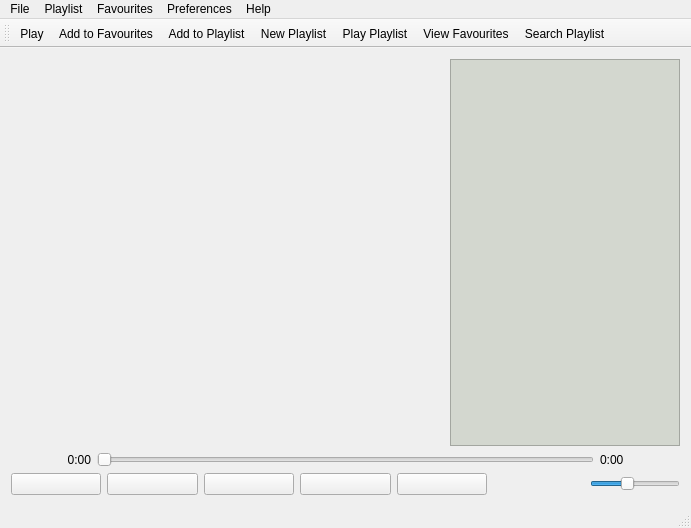
<?xml version="1.0" encoding="UTF-8"?>
<ui version="4.0">
 <class>MainWindow</class>
 <widget class="QMainWindow" name="MainWindow">
  <property name="enabled">
   <bool>true</bool>
  </property>
  <property name="geometry">
   <rect>
    <x>0</x>
    <y>0</y>
    <width>691</width>
    <height>528</height>
   </rect>
  </property>
  <property name="windowTitle">
   <string>Jive Music Player</string>
  </property>
  <property name="windowIcon">
   <iconset>
    <normaloff>../../resources/images/app_icon.png</normaloff>../../resources/images/app_icon.png</iconset>
  </property>
  <property name="styleSheet">
   <string notr="true"/>
  </property>
  <widget class="QWidget" name="centralWidget">
   <property name="sizePolicy">
    <sizepolicy hsizetype="Maximum" vsizetype="Maximum">
     <horstretch>0</horstretch>
     <verstretch>0</verstretch>
    </sizepolicy>
   </property>
   <layout class="QVBoxLayout" name="verticalLayout">
    <item>
     <layout class="QHBoxLayout" name="horizontalLayout">
      <item>
       <widget class="QLabel" name="songThumbnail">
        <property name="styleSheet">
         <string notr="true"/>
        </property>
        <property name="text">
         <string/>
        </property>
        <property name="pixmap">
         <pixmap>../../resources/images/Welcome.png</pixmap>
        </property>
        <property name="scaledContents">
         <bool>false</bool>
        </property>
        <property name="alignment">
         <set>Qt::AlignCenter</set>
        </property>
       </widget>
      </item>
      <item>
       <widget class="QListView" name="playlistView">
        <property name="minimumSize">
         <size>
          <width>230</width>
          <height>0</height>
         </size>
        </property>
        <property name="maximumSize">
         <size>
          <width>230</width>
          <height>16777215</height>
         </size>
        </property>
        <property name="styleSheet">
         <string notr="true">background-color: rgb(211, 215, 207);</string>
        </property>
       </widget>
      </item>
     </layout>
    </item>
    <item>
     <layout class="QHBoxLayout" name="horizontalLayout_4">
      <item>
       <widget class="QLabel" name="currentTimeLabel">
        <property name="minimumSize">
         <size>
          <width>80</width>
          <height>0</height>
         </size>
        </property>
        <property name="text">
         <string>0:00</string>
        </property>
        <property name="alignment">
         <set>Qt::AlignRight|Qt::AlignTrailing|Qt::AlignVCenter</set>
        </property>
       </widget>
      </item>
      <item>
       <widget class="QSlider" name="timeSlider">
        <property name="orientation">
         <enum>Qt::Horizontal</enum>
        </property>
       </widget>
      </item>
      <item>
       <widget class="QLabel" name="totalTimeLabel">
        <property name="minimumSize">
         <size>
          <width>80</width>
          <height>0</height>
         </size>
        </property>
        <property name="text">
         <string>0:00</string>
        </property>
        <property name="alignment">
         <set>Qt::AlignLeading|Qt::AlignLeft|Qt::AlignVCenter</set>
        </property>
       </widget>
      </item>
     </layout>
    </item>
    <item>
     <layout class="QHBoxLayout" name="horizontalLayout_5">
      <item>
       <widget class="QPushButton" name="previousButton">
        <property name="text">
         <string/>
        </property>
        <property name="icon">
         <iconset>
          <normaloff>../../resources/images/previous.png</normaloff>../../resources/images/previous.png</iconset>
        </property>
       </widget>
      </item>
      <item>
       <widget class="QPushButton" name="playButton">
        <property name="enabled">
         <bool>true</bool>
        </property>
        <property name="text">
         <string/>
        </property>
        <property name="icon">
         <iconset>
          <normaloff>../../resources/images/play.png</normaloff>../../resources/images/play.png</iconset>
        </property>
        <property name="checkable">
         <bool>false</bool>
        </property>
        <property name="autoDefault">
         <bool>false</bool>
        </property>
        <property name="default">
         <bool>false</bool>
        </property>
        <property name="flat">
         <bool>false</bool>
        </property>
       </widget>
      </item>
      <item>
       <widget class="QPushButton" name="stopButton">
        <property name="text">
         <string/>
        </property>
        <property name="icon">
         <iconset>
          <normaloff>../../resources/images/stop.png</normaloff>../../resources/images/stop.png</iconset>
        </property>
       </widget>
      </item>
      <item>
       <widget class="QPushButton" name="nextButton">
        <property name="text">
         <string/>
        </property>
        <property name="icon">
         <iconset>
          <normaloff>../../resources/images/next.png</normaloff>../../resources/images/next.png</iconset>
        </property>
       </widget>
      </item>
      <item>
       <widget class="QPushButton" name="loopButton">
        <property name="text">
         <string/>
        </property>
        <property name="icon">
         <iconset>
          <normaloff>../../resources/images/loop.png</normaloff>../../resources/images/loop.png</iconset>
        </property>
       </widget>
      </item>
      <item>
       <widget class="QLabel" name="volume">
        <property name="text">
         <string/>
        </property>
        <property name="textFormat">
         <enum>Qt::PlainText</enum>
        </property>
        <property name="pixmap">
         <pixmap>../../resources/images/volume-down.png</pixmap>
        </property>
        <property name="alignment">
         <set>Qt::AlignCenter</set>
        </property>
       </widget>
      </item>
      <item>
       <widget class="QSlider" name="volumeSlider">
        <property name="sizePolicy">
         <sizepolicy hsizetype="Preferred" vsizetype="Fixed">
          <horstretch>0</horstretch>
          <verstretch>0</verstretch>
         </sizepolicy>
        </property>
        <property name="autoFillBackground">
         <bool>false</bool>
        </property>
        <property name="styleSheet">
         <string notr="true"/>
        </property>
        <property name="maximum">
         <number>100</number>
        </property>
        <property name="value">
         <number>40</number>
        </property>
        <property name="orientation">
         <enum>Qt::Horizontal</enum>
        </property>
       </widget>
      </item>
     </layout>
    </item>
   </layout>
  </widget>
  <widget class="QMenuBar" name="menuBar">
   <property name="geometry">
    <rect>
     <x>0</x>
     <y>0</y>
     <width>691</width>
     <height>22</height>
    </rect>
   </property>
   <widget class="QMenu" name="menuFIle">
    <property name="title">
     <string>File</string>
    </property>
    <addaction name="menuPlay"/>
    <addaction name="add_to_fav"/>
    <addaction name="add_to_playlist"/>
    <addaction name="separator"/>
    <addaction name="exit_player"/>
   </widget>
   <widget class="QMenu" name="menuPlaylists">
    <property name="title">
     <string>Playlist</string>
    </property>
    <addaction name="new_playlist"/>
    <addaction name="play_playlist"/>
    <addaction name="delete_playlist"/>
    <addaction name="search_playlist"/>
   </widget>
   <widget class="QMenu" name="menuFavourites">
    <property name="title">
     <string>Favourites</string>
    </property>
    <addaction name="view_fav"/>
   </widget>
   <widget class="QMenu" name="menuHelp">
    <property name="title">
     <string>Help</string>
    </property>
    <addaction name="about"/>
   </widget>
   <widget class="QMenu" name="menuPreferences">
    <property name="title">
     <string>Preferences</string>
    </property>
    <widget class="QMenu" name="menuTheme">
     <property name="title">
      <string>Theme</string>
     </property>
     <addaction name="actionDefault"/>
     <addaction name="actionFusion"/>
    </widget>
    <addaction name="menuTheme"/>
   </widget>
   <addaction name="menuFIle"/>
   <addaction name="menuPlaylists"/>
   <addaction name="menuFavourites"/>
   <addaction name="menuPreferences"/>
   <addaction name="menuHelp"/>
  </widget>
  <widget class="QStatusBar" name="statusBar"/>
  <widget class="QToolBar" name="toolBar">
   <property name="windowTitle">
    <string>toolBar</string>
   </property>
   <attribute name="toolBarArea">
    <enum>TopToolBarArea</enum>
   </attribute>
   <attribute name="toolBarBreak">
    <bool>false</bool>
   </attribute>
   <addaction name="menuPlay"/>
   <addaction name="add_to_fav"/>
   <addaction name="add_to_playlist"/>
   <addaction name="new_playlist"/>
   <addaction name="play_playlist"/>
   <addaction name="view_fav"/>
   <addaction name="search_playlist"/>
  </widget>
  <action name="menuPlay">
   <property name="icon">
    <iconset>
     <normaloff>../../resources/images/play_tool.png</normaloff>../../resources/images/play_tool.png</iconset>
   </property>
   <property name="text">
    <string>Play</string>
   </property>
  </action>
  <action name="create_playlist">
   <property name="text">
    <string>Create Playlist</string>
   </property>
  </action>
  <action name="view_playlist">
   <property name="text">
    <string>View PLaylists</string>
   </property>
  </action>
  <action name="add_to_fav">
   <property name="icon">
    <iconset>
     <normaloff>../../resources/images/add_fav.png</normaloff>../../resources/images/add_fav.png</iconset>
   </property>
   <property name="text">
    <string>Add to Favourites</string>
   </property>
  </action>
  <action name="add_to_playlist">
   <property name="icon">
    <iconset>
     <normaloff>../../resources/images/playlist_add.png</normaloff>../../resources/images/playlist_add.png</iconset>
   </property>
   <property name="text">
    <string>Add to Playlist</string>
   </property>
  </action>
  <action name="exit_player">
   <property name="icon">
    <iconset>
     <normaloff>../../resources/images/exit.png</normaloff>../../resources/images/exit.png</iconset>
   </property>
   <property name="text">
    <string>Exit</string>
   </property>
   <property name="shortcut">
    <string>Ctrl+Q</string>
   </property>
  </action>
  <action name="new_playlist">
   <property name="icon">
    <iconset>
     <normaloff>../../resources/images/new_playlist.png</normaloff>../../resources/images/new_playlist.png</iconset>
   </property>
   <property name="text">
    <string>New Playlist</string>
   </property>
  </action>
  <action name="play_playlist">
   <property name="icon">
    <iconset>
     <normaloff>../../resources/images/playlist_play.png</normaloff>../../resources/images/playlist_play.png</iconset>
   </property>
   <property name="text">
    <string>Play Playlist</string>
   </property>
  </action>
  <action name="about">
   <property name="icon">
    <iconset>
     <normaloff>../../resources/images/about.png</normaloff>../../resources/images/about.png</iconset>
   </property>
   <property name="text">
    <string>About</string>
   </property>
  </action>
  <action name="actionOpen_file">
   <property name="text">
    <string>Open file..</string>
   </property>
  </action>
  <action name="actionDefault">
   <property name="text">
    <string>Default</string>
   </property>
  </action>
  <action name="actionFusion">
   <property name="text">
    <string>Fusion</string>
   </property>
  </action>
  <action name="delete_playlist">
   <property name="icon">
    <iconset>
     <normaloff>../../resources/images/exit.png</normaloff>../../resources/images/exit.png</iconset>
   </property>
   <property name="text">
    <string>Delete Playlist</string>
   </property>
  </action>
  <action name="view_fav">
   <property name="icon">
    <iconset>
     <normaloff>../../resources/images/fav.png</normaloff>../../resources/images/fav.png</iconset>
   </property>
   <property name="text">
    <string>View Favourites</string>
   </property>
  </action>
  <action name="search_playlist">
   <property name="icon">
    <iconset>
     <normaloff>../../resources/images/search.png</normaloff>../../resources/images/search.png</iconset>
   </property>
   <property name="text">
    <string>Search Playlist</string>
   </property>
  </action>
 </widget>
 <layoutdefault spacing="6" margin="11"/>
 <resources/>
 <connections/>
</ui>
